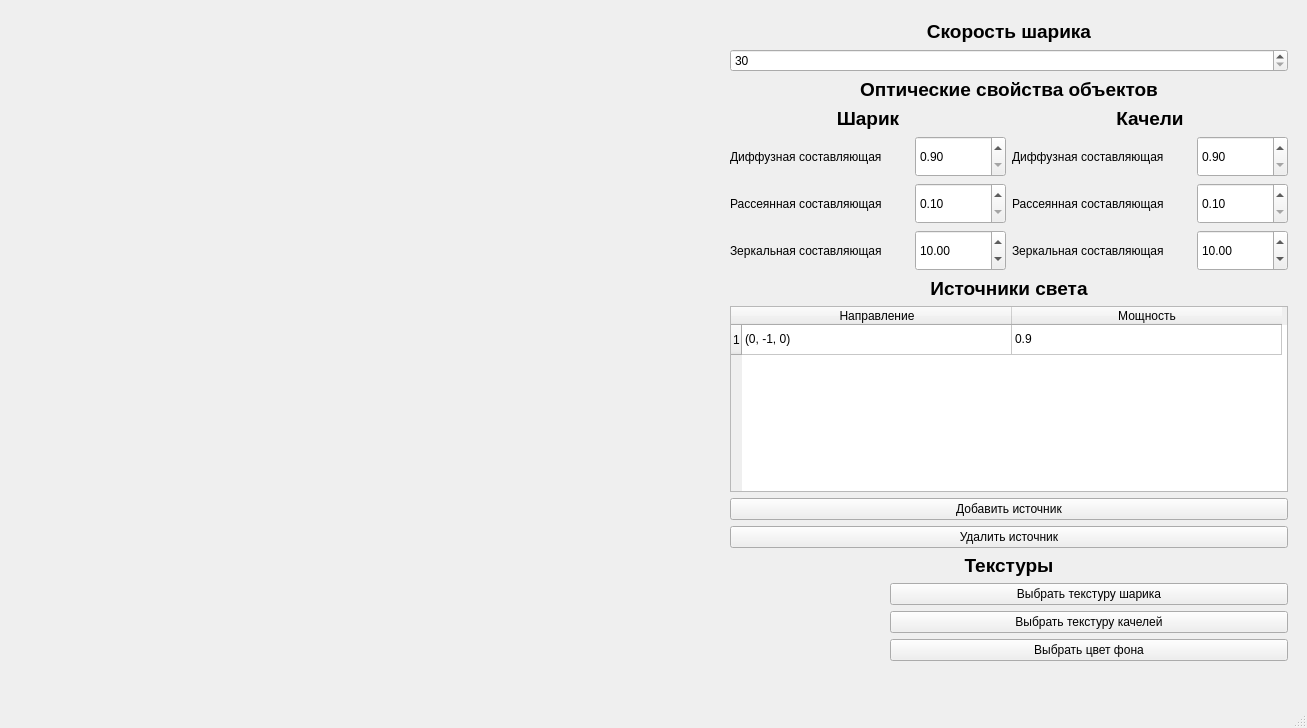
<?xml version="1.0" encoding="UTF-8"?>
<ui version="4.0">
 <class>MainWindow</class>
 <widget class="QMainWindow" name="MainWindow">
  <property name="geometry">
   <rect>
    <x>0</x>
    <y>0</y>
    <width>1307</width>
    <height>728</height>
   </rect>
  </property>
  <property name="windowTitle">
   <string>Визуализация движения шарика на качелях</string>
  </property>
  <widget class="QWidget" name="centralwidget">
   <widget class="QWidget" name="layoutWidget">
    <property name="geometry">
     <rect>
      <x>30</x>
      <y>20</y>
      <width>681</width>
      <height>641</height>
     </rect>
    </property>
    <layout class="QGridLayout" name="gridLayout"/>
   </widget>
   <widget class="QWidget" name="layoutWidget">
    <property name="geometry">
     <rect>
      <x>730</x>
      <y>20</y>
      <width>558</width>
      <height>641</height>
     </rect>
    </property>
    <layout class="QVBoxLayout" name="verticalLayout_4">
     <item>
      <layout class="QVBoxLayout" name="verticalLayout_2">
       <item>
        <widget class="QLabel" name="label">
         <property name="text">
          <string>&lt;html&gt;&lt;head/&gt;&lt;body&gt;&lt;p align=&quot;center&quot;&gt;&lt;span style=&quot; font-size:14pt; font-weight:600;&quot;&gt;Скорость шарика&lt;/span&gt;&lt;/p&gt;&lt;/body&gt;&lt;/html&gt;</string>
         </property>
        </widget>
       </item>
       <item>
        <widget class="QSpinBox" name="spinBox">
         <property name="minimum">
          <number>30</number>
         </property>
         <property name="maximum">
          <number>250</number>
         </property>
         <property name="singleStep">
          <number>10</number>
         </property>
        </widget>
       </item>
      </layout>
     </item>
     <item>
      <layout class="QGridLayout" name="gridLayout_3">
       <item row="0" column="0">
        <widget class="QLabel" name="label_3">
         <property name="text">
          <string>&lt;html&gt;&lt;head/&gt;&lt;body&gt;&lt;p align=&quot;center&quot;&gt;&lt;span style=&quot; font-size:14pt; font-weight:600;&quot;&gt;Оптические свойства объектов&lt;/span&gt;&lt;/p&gt;&lt;/body&gt;&lt;/html&gt;</string>
         </property>
        </widget>
       </item>
       <item row="1" column="0">
        <layout class="QHBoxLayout" name="horizontalLayout">
         <item>
          <layout class="QVBoxLayout" name="verticalLayout_5">
           <item>
            <widget class="QLabel" name="label_11">
             <property name="text">
              <string>&lt;html&gt;&lt;head/&gt;&lt;body&gt;&lt;p align=&quot;center&quot;&gt;&lt;span style=&quot; font-size:14pt; font-weight:600;&quot;&gt;Шарик&lt;/span&gt;&lt;/p&gt;&lt;/body&gt;&lt;/html&gt;</string>
             </property>
            </widget>
           </item>
           <item>
            <layout class="QGridLayout" name="gridLayout_2">
             <item row="2" column="1">
              <widget class="QDoubleSpinBox" name="doubleSpinBox_3">
               <property name="sizePolicy">
                <sizepolicy hsizetype="Minimum" vsizetype="Minimum">
                 <horstretch>0</horstretch>
                 <verstretch>0</verstretch>
                </sizepolicy>
               </property>
               <property name="minimumSize">
                <size>
                 <width>91</width>
                 <height>41</height>
                </size>
               </property>
               <property name="maximumSize">
                <size>
                 <width>91</width>
                 <height>41</height>
                </size>
               </property>
               <property name="minimum">
                <double>0.900000000000000</double>
               </property>
               <property name="maximum">
                <double>100.000000000000000</double>
               </property>
               <property name="singleStep">
                <double>5.000000000000000</double>
               </property>
               <property name="value">
                <double>10.000000000000000</double>
               </property>
              </widget>
             </item>
             <item row="0" column="1">
              <widget class="QDoubleSpinBox" name="doubleSpinBox">
               <property name="sizePolicy">
                <sizepolicy hsizetype="Minimum" vsizetype="Minimum">
                 <horstretch>0</horstretch>
                 <verstretch>0</verstretch>
                </sizepolicy>
               </property>
               <property name="minimumSize">
                <size>
                 <width>91</width>
                 <height>41</height>
                </size>
               </property>
               <property name="maximumSize">
                <size>
                 <width>91</width>
                 <height>41</height>
                </size>
               </property>
               <property name="minimum">
                <double>0.900000000000000</double>
               </property>
               <property name="maximum">
                <double>10.000000000000000</double>
               </property>
               <property name="singleStep">
                <double>0.100000000000000</double>
               </property>
              </widget>
             </item>
             <item row="1" column="0">
              <widget class="QLabel" name="label_5">
               <property name="text">
                <string>Рассеянная составляющая</string>
               </property>
              </widget>
             </item>
             <item row="1" column="1">
              <widget class="QDoubleSpinBox" name="doubleSpinBox_2">
               <property name="sizePolicy">
                <sizepolicy hsizetype="Minimum" vsizetype="Minimum">
                 <horstretch>0</horstretch>
                 <verstretch>0</verstretch>
                </sizepolicy>
               </property>
               <property name="minimumSize">
                <size>
                 <width>91</width>
                 <height>41</height>
                </size>
               </property>
               <property name="maximumSize">
                <size>
                 <width>91</width>
                 <height>41</height>
                </size>
               </property>
               <property name="minimum">
                <double>0.100000000000000</double>
               </property>
               <property name="maximum">
                <double>10.000000000000000</double>
               </property>
               <property name="singleStep">
                <double>0.100000000000000</double>
               </property>
               <property name="value">
                <double>0.100000000000000</double>
               </property>
              </widget>
             </item>
             <item row="0" column="0">
              <widget class="QLabel" name="label_4">
               <property name="text">
                <string>Диффузная составляющая</string>
               </property>
              </widget>
             </item>
             <item row="2" column="0">
              <widget class="QLabel" name="label_6">
               <property name="text">
                <string>Зеркальная составляющая</string>
               </property>
              </widget>
             </item>
            </layout>
           </item>
          </layout>
         </item>
         <item>
          <layout class="QVBoxLayout" name="verticalLayout_6">
           <item>
            <widget class="QLabel" name="label_12">
             <property name="text">
              <string>&lt;html&gt;&lt;head/&gt;&lt;body&gt;&lt;p align=&quot;center&quot;&gt;&lt;span style=&quot; font-size:14pt; font-weight:600;&quot;&gt;Качели&lt;/span&gt;&lt;/p&gt;&lt;/body&gt;&lt;/html&gt;</string>
             </property>
            </widget>
           </item>
           <item>
            <layout class="QGridLayout" name="gridLayout_5">
             <item row="2" column="1">
              <widget class="QDoubleSpinBox" name="doubleSpinBox_4">
               <property name="sizePolicy">
                <sizepolicy hsizetype="Minimum" vsizetype="Minimum">
                 <horstretch>0</horstretch>
                 <verstretch>0</verstretch>
                </sizepolicy>
               </property>
               <property name="minimumSize">
                <size>
                 <width>91</width>
                 <height>41</height>
                </size>
               </property>
               <property name="maximumSize">
                <size>
                 <width>91</width>
                 <height>41</height>
                </size>
               </property>
               <property name="minimum">
                <double>0.900000000000000</double>
               </property>
               <property name="maximum">
                <double>100.000000000000000</double>
               </property>
               <property name="singleStep">
                <double>5.000000000000000</double>
               </property>
               <property name="value">
                <double>10.000000000000000</double>
               </property>
              </widget>
             </item>
             <item row="0" column="1">
              <widget class="QDoubleSpinBox" name="doubleSpinBox_5">
               <property name="sizePolicy">
                <sizepolicy hsizetype="Minimum" vsizetype="Minimum">
                 <horstretch>0</horstretch>
                 <verstretch>0</verstretch>
                </sizepolicy>
               </property>
               <property name="minimumSize">
                <size>
                 <width>91</width>
                 <height>41</height>
                </size>
               </property>
               <property name="maximumSize">
                <size>
                 <width>91</width>
                 <height>41</height>
                </size>
               </property>
               <property name="minimum">
                <double>0.900000000000000</double>
               </property>
               <property name="maximum">
                <double>10.000000000000000</double>
               </property>
               <property name="singleStep">
                <double>0.100000000000000</double>
               </property>
              </widget>
             </item>
             <item row="1" column="0">
              <widget class="QLabel" name="label_13">
               <property name="text">
                <string>Рассеянная составляющая</string>
               </property>
              </widget>
             </item>
             <item row="1" column="1">
              <widget class="QDoubleSpinBox" name="doubleSpinBox_6">
               <property name="sizePolicy">
                <sizepolicy hsizetype="Minimum" vsizetype="Minimum">
                 <horstretch>0</horstretch>
                 <verstretch>0</verstretch>
                </sizepolicy>
               </property>
               <property name="minimumSize">
                <size>
                 <width>91</width>
                 <height>41</height>
                </size>
               </property>
               <property name="maximumSize">
                <size>
                 <width>91</width>
                 <height>41</height>
                </size>
               </property>
               <property name="minimum">
                <double>0.100000000000000</double>
               </property>
               <property name="maximum">
                <double>10.000000000000000</double>
               </property>
               <property name="singleStep">
                <double>0.100000000000000</double>
               </property>
               <property name="value">
                <double>0.100000000000000</double>
               </property>
              </widget>
             </item>
             <item row="0" column="0">
              <widget class="QLabel" name="label_14">
               <property name="text">
                <string>Диффузная составляющая</string>
               </property>
              </widget>
             </item>
             <item row="2" column="0">
              <widget class="QLabel" name="label_15">
               <property name="text">
                <string>Зеркальная составляющая</string>
               </property>
              </widget>
             </item>
            </layout>
           </item>
          </layout>
         </item>
        </layout>
       </item>
      </layout>
     </item>
     <item>
      <layout class="QVBoxLayout" name="verticalLayout">
       <item>
        <widget class="QLabel" name="label_2">
         <property name="text">
          <string>&lt;html&gt;&lt;head/&gt;&lt;body&gt;&lt;p align=&quot;center&quot;&gt;&lt;span style=&quot; font-size:14pt; font-weight:600;&quot;&gt;Источники света&lt;/span&gt;&lt;/p&gt;&lt;/body&gt;&lt;/html&gt;</string>
         </property>
        </widget>
       </item>
       <item>
        <widget class="QTableWidget" name="tableWidget">
         <property name="sizePolicy">
          <sizepolicy hsizetype="Fixed" vsizetype="Fixed">
           <horstretch>0</horstretch>
           <verstretch>0</verstretch>
          </sizepolicy>
         </property>
         <property name="minimumSize">
          <size>
           <width>340</width>
           <height>61</height>
          </size>
         </property>
         <property name="maximumSize">
          <size>
           <width>600</width>
           <height>16777215</height>
          </size>
         </property>
         <property name="horizontalScrollBarPolicy">
          <enum>Qt::ScrollBarAlwaysOff</enum>
         </property>
         <property name="autoScroll">
          <bool>true</bool>
         </property>
         <property name="horizontalScrollMode">
          <enum>QAbstractItemView::ScrollPerItem</enum>
         </property>
         <attribute name="horizontalHeaderDefaultSectionSize">
          <number>270</number>
         </attribute>
         <row>
          <property name="text">
           <string>1</string>
          </property>
         </row>
         <column>
          <property name="text">
           <string>Направление</string>
          </property>
         </column>
         <column>
          <property name="text">
           <string>Мощность</string>
          </property>
         </column>
         <item row="0" column="0">
          <property name="text">
           <string>(0, -1, 0)</string>
          </property>
         </item>
         <item row="0" column="1">
          <property name="text">
           <string>0.9</string>
          </property>
         </item>
        </widget>
       </item>
       <item>
        <widget class="QPushButton" name="pushButton_4">
         <property name="text">
          <string>Добавить источник</string>
         </property>
        </widget>
       </item>
       <item>
        <widget class="QPushButton" name="pushButton_5">
         <property name="text">
          <string>Удалить источник</string>
         </property>
        </widget>
       </item>
      </layout>
     </item>
     <item>
      <layout class="QVBoxLayout" name="verticalLayout_3">
       <item>
        <widget class="QLabel" name="label_9">
         <property name="text">
          <string>&lt;html&gt;&lt;head/&gt;&lt;body&gt;&lt;p align=&quot;center&quot;&gt;&lt;span style=&quot; font-size:14pt; font-weight:600;&quot;&gt;Текстуры&lt;/span&gt;&lt;/p&gt;&lt;/body&gt;&lt;/html&gt;</string>
         </property>
        </widget>
       </item>
       <item>
        <layout class="QGridLayout" name="gridLayout_4">
         <item row="0" column="0">
          <widget class="QLabel" name="label_7">
           <property name="maximumSize">
            <size>
             <width>154</width>
             <height>34</height>
            </size>
           </property>
           <property name="text">
            <string/>
           </property>
          </widget>
         </item>
         <item row="0" column="1">
          <widget class="QPushButton" name="pushButton">
           <property name="text">
            <string>Выбрать текстуру шарика</string>
           </property>
          </widget>
         </item>
         <item row="1" column="0">
          <widget class="QLabel" name="label_8">
           <property name="maximumSize">
            <size>
             <width>154</width>
             <height>34</height>
            </size>
           </property>
           <property name="text">
            <string/>
           </property>
          </widget>
         </item>
         <item row="1" column="1">
          <widget class="QPushButton" name="pushButton_2">
           <property name="text">
            <string>Выбрать текстуру качелей</string>
           </property>
          </widget>
         </item>
         <item row="2" column="0">
          <widget class="QLabel" name="label_10">
           <property name="maximumSize">
            <size>
             <width>154</width>
             <height>34</height>
            </size>
           </property>
           <property name="text">
            <string/>
           </property>
          </widget>
         </item>
         <item row="2" column="1">
          <widget class="QPushButton" name="pushButton_3">
           <property name="text">
            <string>Выбрать цвет фона</string>
           </property>
          </widget>
         </item>
        </layout>
       </item>
      </layout>
     </item>
    </layout>
   </widget>
  </widget>
  <widget class="QMenuBar" name="menubar">
   <property name="geometry">
    <rect>
     <x>0</x>
     <y>0</y>
     <width>1307</width>
     <height>30</height>
    </rect>
   </property>
  </widget>
  <widget class="QStatusBar" name="statusbar"/>
 </widget>
 <resources/>
 <connections/>
</ui>
